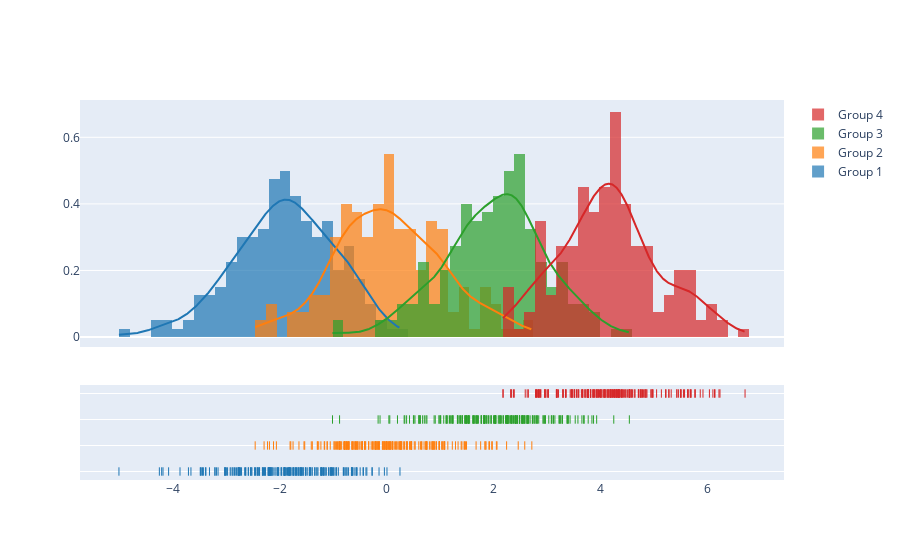

Notebook source saved alongside this figure:
### Code cell
import plotly.figure_factory as ff

# Add histogram data
x1 = np.random.randn(200) - 2
x2 = np.random.randn(200)
x3 = np.random.randn(200) + 2
x4 = np.random.randn(200) + 4

# Group data together
hist_data = [x1, x2, x3, x4]

group_labels = ['Group 1', 'Group 2', 'Group 3', 'Group 4']

# Create distplot with custom bin_size
fig = ff.create_distplot(hist_data, group_labels, bin_size=.2)
fig.show()

### Figure 1 — Plotly figure (JSON) as saved in the notebook; plotly's stock layout.template omitted (floating-point values rounded to 4 significant figures; data arrays with more than 128 entries replaced by an {"elided": "..."} marker saying what was removed)
{"data": [{"autobinx": false, "histnorm": "probability density", "legendgroup": "Group 1", "marker": {"color": "rgb(31, 119, 180)"}, "name": "Group 1", "opacity": 0.7, "type": "histogram", "x": {"elided": "200 float values"}, "xaxis": "x", "xbins": {"end": 0.2504, "size": 0.2, "start": -5.001}, "yaxis": "y"}, {"autobinx": false, "histnorm": "probability density", "legendgroup": "Group 2", "marker": {"color": "rgb(255, 127, 14)"}, "name": "Group 2", "opacity": 0.7, "type": "histogram", "x": {"elided": "200 float values"}, "xaxis": "x", "xbins": {"end": 2.715, "size": 0.2, "start": -2.455}, "yaxis": "y"}, {"autobinx": false, "histnorm": "probability density", "legendgroup": "Group 3", "marker": {"color": "rgb(44, 160, 44)"}, "name": "Group 3", "opacity": 0.7, "type": "histogram", "x": {"elided": "200 float values"}, "xaxis": "x", "xbins": {"end": 4.537, "size": 0.2, "start": -1.01}, "yaxis": "y"}, {"autobinx": false, "histnorm": "probability density", "legendgroup": "Group 4", "marker": {"color": "rgb(214, 39, 40)"}, "name": "Group 4", "opacity": 0.7, "type": "histogram", "x": {"elided": "200 float values"}, "xaxis": "x", "xbins": {"end": 6.699, "size": 0.2, "start": 2.175}, "yaxis": "y"}, {"legendgroup": "Group 1", "marker": {"color": "rgb(31, 119, 180)"}, "mode": "lines", "name": "Group 1", "showlegend": false, "type": "scatter", "x": {"elided": "500 float values"}, "xaxis": "x", "y": {"elided": "500 float values"}, "yaxis": "y"}, {"legendgroup": "Group 2", "marker": {"color": "rgb(255, 127, 14)"}, "mode": "lines", "name": "Group 2", "showlegend": false, "type": "scatter", "x": {"elided": "500 float values"}, "xaxis": "x", "y": {"elided": "500 float values"}, "yaxis": "y"}, {"legendgroup": "Group 3", "marker": {"color": "rgb(44, 160, 44)"}, "mode": "lines", "name": "Group 3", "showlegend": false, "type": "scatter", "x": {"elided": "500 float values"}, "xaxis": "x", "y": {"elided": "500 float values"}, "yaxis": "y"}, {"legendgroup": "Group 4", "marker": {"color": "rgb(214, 39, 40)"}, "mode": "lines", "name": "Group 4", "showlegend": false, "type": "scatter", "x": {"elided": "500 float values"}, "xaxis": "x", "y": {"elided": "500 float values"}, "yaxis": "y"}, {"legendgroup": "Group 1", "marker": {"color": "rgb(31, 119, 180)", "symbol": "line-ns-open"}, "mode": "markers", "name": "Group 1", "showlegend": false, "type": "scatter", "x": {"elided": "200 float values"}, "xaxis": "x", "y": {"elided": "200 str values"}, "yaxis": "y2"}, {"legendgroup": "Group 2", "marker": {"color": "rgb(255, 127, 14)", "symbol": "line-ns-open"}, "mode": "markers", "name": "Group 2", "showlegend": false, "type": "scatter", "x": {"elided": "200 float values"}, "xaxis": "x", "y": {"elided": "200 str values"}, "yaxis": "y2"}, {"legendgroup": "Group 3", "marker": {"color": "rgb(44, 160, 44)", "symbol": "line-ns-open"}, "mode": "markers", "name": "Group 3", "showlegend": false, "type": "scatter", "x": {"elided": "200 float values"}, "xaxis": "x", "y": {"elided": "200 str values"}, "yaxis": "y2"}, {"legendgroup": "Group 4", "marker": {"color": "rgb(214, 39, 40)", "symbol": "line-ns-open"}, "mode": "markers", "name": "Group 4", "showlegend": false, "type": "scatter", "x": {"elided": "200 float values"}, "xaxis": "x", "y": {"elided": "200 str values"}, "yaxis": "y2"}], "layout": {"barmode": "overlay", "hovermode": "closest", "legend": {"traceorder": "reversed"}, "xaxis": {"anchor": "y2", "domain": [0.0, 1.0], "zeroline": false}, "yaxis": {"anchor": "free", "domain": [0.35, 1], "position": 0.0}, "yaxis2": {"anchor": "x", "domain": [0, 0.25], "dtick": 1, "showticklabels": false}}}
